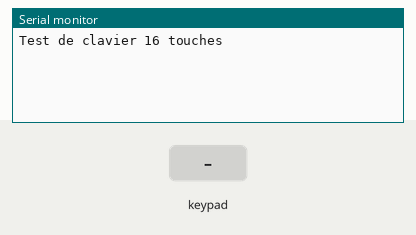
This sketch was run on a simulated Arduino Uno, built with avr-gcc and run on an emulated ATmega328P. On the bench: the last lines printed to the serial monitor. Inputs (shaded band) come from the test bench.

Above: at 1.2 s.
1.3 s: key '1' pressed
At 2.3 s:
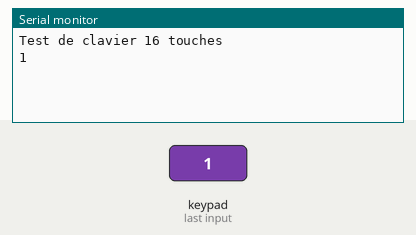
2.8 s: keypad keys 9 8 7 6 # pressed 0.4 s apart
At 5.9 s:
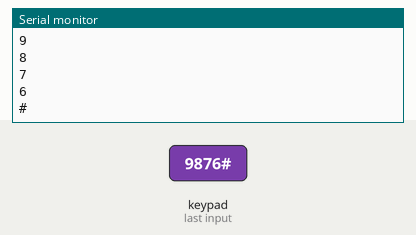
6.3 s: key 'A' pressed
At 7.3 s:
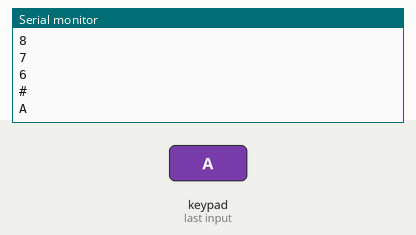
7.8 s: keypad keys 9 8 7 6 * pressed 0.4 s apart
At 10.8 s:
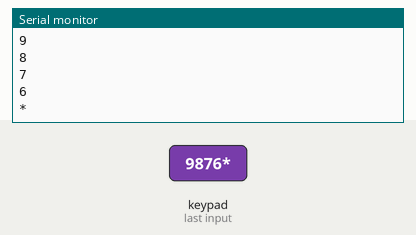
11.3 s: key 'B' pressed
At 12.3 s:
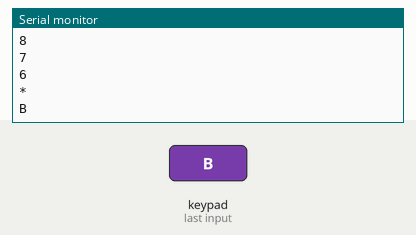
12.8 s: keypad keys 9 8 7 6 D pressed 0.4 s apart
At 15.8 s:
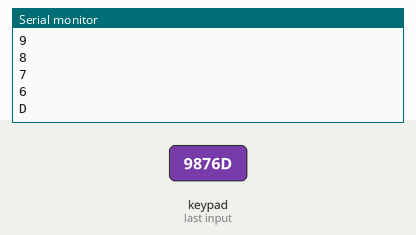
Timing chart, 0 to 17.3 s (numbered marks = the images above; inputs shaded):
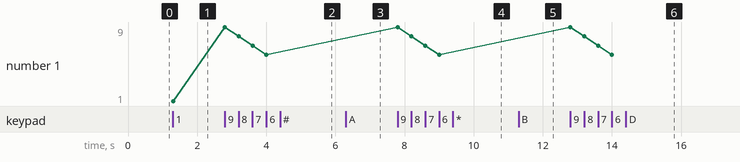

Measured:
- after the input at 1.3 s, the serial monitor: prints a new line at once (image 1)
- after the input at 2.8 s, the serial monitor: prints a new line at once (image 2)
- after the input at 6.3 s, the serial monitor: prints a new line at once (image 3)
- after the input at 7.8 s, the serial monitor: prints a new line at once (image 4)
- after the input at 11.3 s, the serial monitor: prints a new line at once (image 5)
- after the input at 12.8 s, the serial monitor: prints a new line at once (image 6)
- plotted number 1: 1 → 6 after the input at 2.8 s

The sketch:

capteur_clavier.ino
```cpp
//*************************************************
// Clavier à membranne 16 touches avec Arduino
// tiptopboards.com  16 09 2013 C Rolland
// Exemple d'utilsiation du clavier 4 x4 touches
//
//
//*************************************************
#include <Keypad.h>

const byte ROWS = 4; //4 lignes
const byte COLS = 4; //4 colonnes
char keys[ROWS][COLS] = {
  {'1','2','3','A'},
  {'4','5','6','B'},
  {'7','8','9','C'},
  {'*','0','#','D'}
};
//Brancher le clavier sur 2 3 4 5 (colonnes) et 6 7 8 9 (lignes)
byte rowPins[ROWS] = {9, 8, 7, 6}; //Lignes
byte colPins[COLS] = {5, 4, 3, 2}; //Colonnes
// Connections des touches
/*
S1  contact 4 8
S2  contact 3 8
S3  contact 2 8
S4  contact 1 8
S5  contact 4 7
S6  contact 3 7
S9  contact 4 6
S10  contact 3 6
S11  contact 2 6
S12  contact 1 6
S13  contact 4 5
S14  contact 3 5
S15  contact 2 5
S16  contact  1 5
*/

// Initialiser une instance de la classe keypad
Keypad keypad = Keypad( makeKeymap(keys), rowPins, colPins, ROWS, COLS );
void setup(){
  Serial.begin(9600);   //Serial monitor
  Serial.println("Test de clavier 16 touches");

  // Pour activer l'état HOLD
  unsigned int time_hold = 4;
  keypad.setHoldTime(time_hold);

  //Anti rebond
  unsigned int time_anti_rebond = 4;  //4 ms
  keypad.setDebounceTime(time_anti_rebond);

}

void loop(){
  char key = keypad.getKey();

  if (key != NO_KEY){
    Serial.println(key);   //Affiche la touche saisie
  }
}  //Fin de void loop
```
